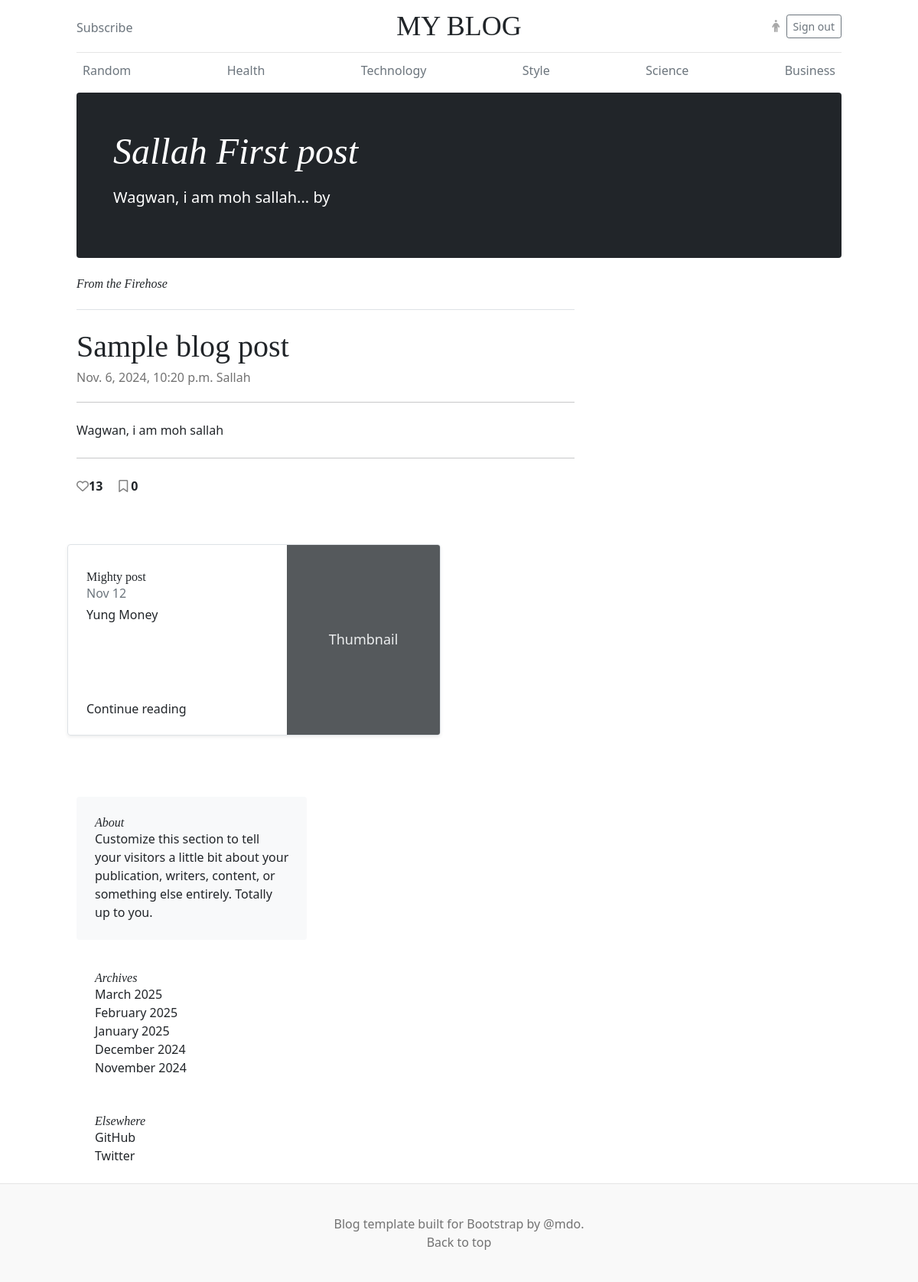
The app's page /blog/sallah-first-post/ (signed in), older data.
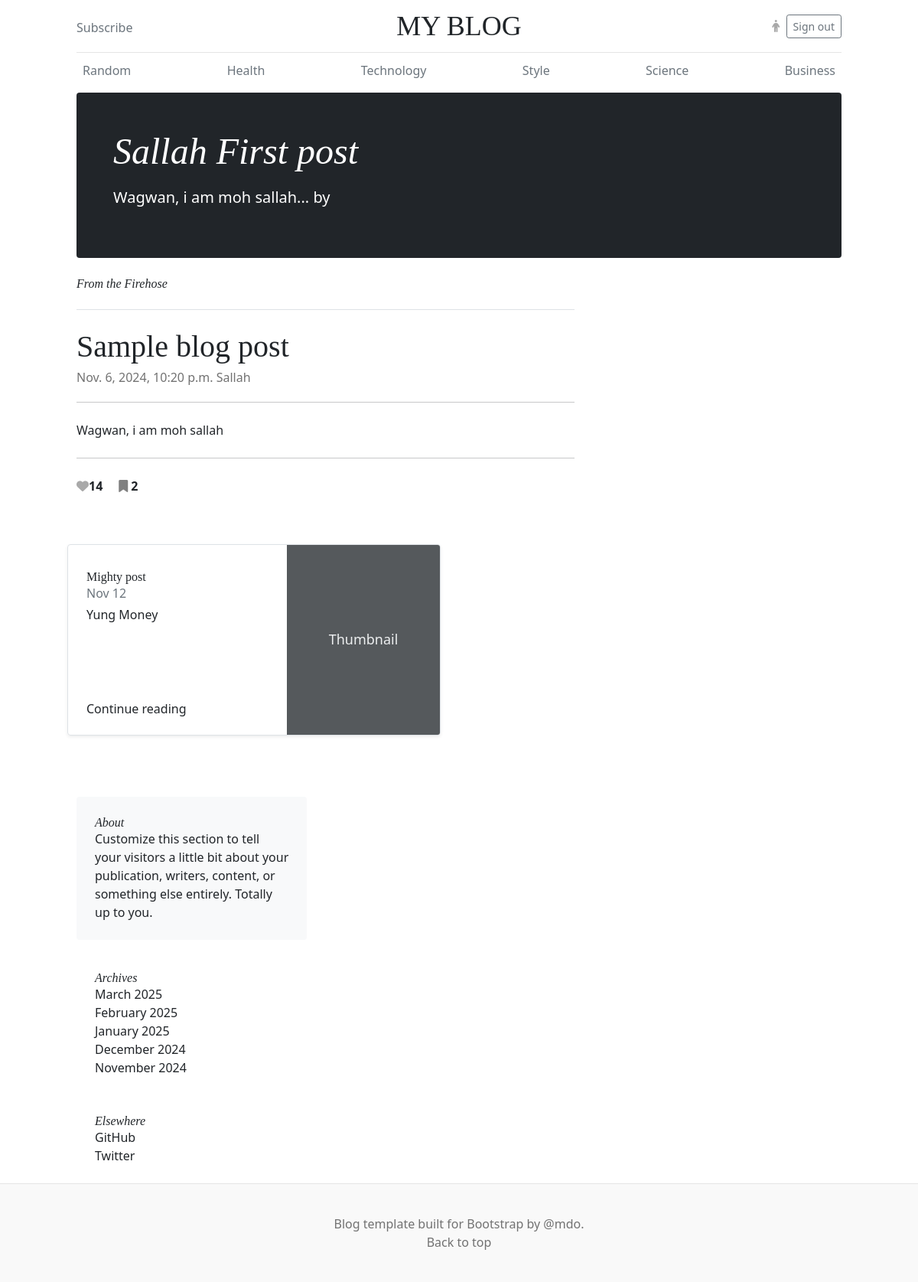
The same page, newer data.
### blog_app/models.py (models this page shows, shortened)
class Post(models.Model):
	id = models.UUIDField(primary_key=True, default=uuid.uuid4, editable=False)
	title = models.CharField(max_length=200)
	slug = models.SlugField(max_length=200, unique=True)
	author = models.ForeignKey(User, on_delete=models.CASCADE)
	content = models.TextField()
	created_at = models.DateTimeField(auto_now_add=True)
	updated_at = models.DateTimeField(auto_now=True)
	likes = models.IntegerField(default=0)
	bookmarks = models.IntegerField(default=0)
	categories = models.ForeignKey(Category, on_delete=models.CASCADE)
	is_published = models.BooleanField(default=True)
	def short_content(self):
		words = self.content.split()[:5]
		return ' '.join(words) + '...' if len(words) == 5 else ' '.join(words)

### blog_app/views.py (the view)
# urls.py: path('blog/<slug:slug>/', views.post_detail, name='post_detail'),
def post_detail(request, slug):
    post = get_object_or_404(Post, slug=slug)
    post_category = post.categories
    similar_post = Post.objects.filter(categories=post_category).all().exclude(id=post.id)
    user_profile = request.user.profile
    liked_post = user_profile.liked_post.all()
    saved_post = user_profile.bookmarked.all()
    context = {
    	'post': post,
    	'user_profile': user_profile,
    	"liked_post": liked_post,
    	"saved_post": saved_post,
    	'similar_post':similar_post,
    }
    return render(request, 'pages/post_detail.html', context)

### htmx_app/urls.py (called while the page is built)
    def to_url(self, value):
        return str(value)

### blog_app/templates/pages/post_detail.html (shortened to what this page needs)
{% extends 'base.html' %}
{% block title %}
MY BLOG
{% endblock %}
{% block top_blog %}
<h1 class="display-4 fst-italic">{{ post.title }}</h1>
      <p class="lead my-3">{{ post.short_content }} by</p>
{% endblock %}
{% block content %}
<div class="row g-5">
    <div class="col-md-8">
      <h3 class="pb-4 mb-4 fst-italic border-bottom">
        From the Firehose
      </h3>
      <article class="blog-post">
        <h2 class="blog-post-title">Sample blog post</h2>
        <p class="blog-post-meta">{{ post.created_at }}<a href="{% url 'profile' post.author.username %}"> {{ post.author.username }}</a></p>
        <hr></br>
        <p>{{ post.content }}</p></br>
        <hr></br>
        <div id="like_id">
        {% if post in liked_post  %}
        <i hx-post="{% url 'like_count2' post.id %}" hx-target="#like_id" hx-swap="innerhtml" class="fa-solid fa-heart" style="color:darkgrey;"></i><b>{{ post.likes }}</b>
        {% else %}
        <i hx-post="{% url 'like_count2' post.id %}" hx-target="#like_id" hx-swap="innerhtml" class="fa fa-heart-o" style="color:grey;"></i><b>{{ post.likes }}</b>
        {% endif %}
        {% if post in saved_post %}
        &nbsp; &nbsp; <i hx-post="{% url 'bookmark' post.id %}" hx-target="#like_id" hx-swap="innerhtml" class="fa fa-bookmark" style="color:grey;"></i>&nbsp;<b>{{ post.bookmarks }}</b>
        {% else %}
        &nbsp; &nbsp; <i hx-post="{% url 'bookmark' post.id %}" hx-target="#like_id" hx-swap="innerhtml" class="fa fa-bookmark-o" style="color:grey;"></i>&nbsp;<b>{{ post.bookmarks }}</b>
        {% endif %}
        </div>
      </article>
    </div>
<div class="row mb-2">
  {% for post in similar_post %}
    <div class="col-md-6">
      <div class="row g-0 border rounded overflow-hidden flex-md-row mb-4 shadow-sm h-md-250 position-relative">
        <div class="col p-4 d-flex flex-column position-static">
          <h3 class="mb-0">{{ post.title }}</h3>
          <div class="mb-1 text-muted">Nov 12</div>
          <p class="card-text mb-auto">{{ post.short_content }}</p>
          <a href="{% url 'post_detail' slug=post.slug %}" class="stretched-link">Continue reading</a>
        </div>
        <div class="col-auto d-none d-lg-block">
          <svg class="bd-placeholder-img" width="200" height="250" xmlns="http://www.w3.org/2000/svg" role="img" aria-label="Placeholder: Thumbnail" preserveAspectRatio="xMidYMid slice" focusable="false"><title>Placeholder</title><rect width="100%" height="100%" fill="#55595c"/><text x="50%" y="50%" fill="#eceeef" dy=".3em">Thumbnail</text></svg>
        </div>
      </div>
    </div>
    {% endfor %}
</div>
{% endblock %}

### blog_app/templates/base.html (shortened to what this page needs)
<!doctype html>
{% load static %}
{% load django_htmx %}
<html lang="en">
  <head>
    <link href="{% static 'css/bootstrap.min.css' %}" rel="stylesheet">
    <link href="{% static 'css/blog.css' %}" rel="stylesheet">
    <link href="https://cdn.jsdelivr.net/npm/flowbite@2.5.2/dist/flowbite.min.css" rel="stylesheet" />
  </head>
  <body>
<div class="container">
  <header class="blog-header py-3">
    <div class="row flex-nowrap justify-content-between align-items-center">
      <div class="col-4 pt-1">
        <a class="link-secondary" href="#">Subscribe</a>
      </div>
      <div class="col-4 text-center">
        <a class="blog-header-logo text-dark" href="#">{% block title %} {% endblock %}</a>
      </div>
      <div class="col-4 d-flex justify-content-end align-items-center">
        {% if user.is_authenticated %}
        <a class="link-secondary" href="#" aria-label="Search">
          <i class="fa fa-person" style="color:darkgrey;"></i>
        </a> &nbsp;&nbsp;
        <a class="btn btn-sm btn-outline-secondary" href="{% url 'logout' %}">Sign out</a>
        {% else %}
        <a class="btn btn-sm btn-outline-secondary" href="{% url 'signin' %}">Sign in</a>
        {% endif %}
      </div>
    </div>
  </header>
{% include 'navbar.html' %}
<main class="container">
  <div class="p-4 p-md-5 mb-4 text-white rounded bg-dark">
    <div class="col-md-6 px-0">
      {% block top_blog %}
      {% endblock %}
    </div>
  </div>
{% block content %}
{% endblock %}
{% include 'sidelinks.html' %}
<footer class="blog-footer">
  <p>Blog template built for <a href="https://getbootstrap.com/">Bootstrap</a> by <a href="https://twitter.com/mdo">@mdo</a>.</p>
  <p>
    <a href="#">Back to top</a>
  </p>
</footer>
  </body>
</html>

### blog_app/templates/navbar.html
<div class="nav-scroller py-1 mb-2">
    <nav class="nav d-flex justify-content-between">
      <a class="p-2 link-secondary" href="{% url 'random' %}">Random</a>
      <a class="p-2 link-secondary" href="{% url 'health' %}">Health</a>
      <a class="p-2 link-secondary" href="{% url 'technology' %}">Technology</a>
      <a class="p-2 link-secondary" href="#">Style</a>
      <a class="p-2 link-secondary" href="#">Science</a>
      <a class="p-2 link-secondary" href="{% url 'business' %}">Business</a>
    </nav>
  </div>
</div>

### blog_app/templates/sidelinks.html
<div class="col-md-4">
      <div class="position-sticky" style="top: 2rem;">
        <div class="p-4 mb-3 bg-light rounded">
          <h4 class="fst-italic">About</h4>
          <p class="mb-0">Customize this section to tell your visitors a little bit about your publication, writers, content, or something else entirely. Totally up to you.</p>
        </div>
        <div class="p-4">
          <h4 class="fst-italic">Archives</h4>
          <ol class="list-unstyled mb-0">
            <li><a href="#">March 2025</a></li>
            <li><a href="#">February 2025</a></li>
            <li><a href="#">January 2025</a></li>
            <li><a href="#">December 2024</a></li>
            <li><a href="#">November 2024</a></li>
          </ol>
        </div>
        <div class="p-4">
          <h4 class="fst-italic">Elsewhere</h4>
          <ol class="list-unstyled">
            <li><a href="#">GitHub</a></li>
            <li><a href="#">Twitter</a></li>
          </ol>
        </div>
      </div>
    </div>
  </div>
</main>

### static/css/blog.css (style rules this page uses)
.blog-header { line-height: 1; border-bottom: 1px solid #e5e5e5; }
.blog-header-logo { font-family: "Playfair Display", Georgia, "Times New Roman", serif; font-size: 2.25rem; }
h1, h2, h3, h4, h5, h6 { font-family: "Playfair Display", Georgia, "Times New Roman", serif; }
.display-4 { font-size: 2.5rem; }
@media (min-width: 768px) { .display-4 { font-size: 3rem; } }
.nav-scroller { position: relative; z-index: 2; height: 2.75rem; overflow-y: hidden; }
.nav-scroller .nav { display: flex; flex-wrap: nowrap; padding-bottom: 1rem; margin-top: -1px; overflow-x: auto; text-align: center; white-space: nowrap; -webkit-overflow-scrolling: touch; }
@media (min-width: 768px) { .h-md-250 { height: 250px; } }
.blog-post { margin-bottom: 4rem; }
.blog-post-title { margin-bottom: .25rem; font-size: 2.5rem; }
.blog-post-meta { margin-bottom: 1.25rem; color: #727272; }
.blog-footer { padding: 2.5rem 0; color: #727272; text-align: center; background-color: #f9f9f9; border-top: .05rem solid #e5e5e5; }
.blog-footer p:last-child { margin-bottom: 0; }

### blog_app/templates/base.html (style rules this page uses)
.bd-placeholder-img { font-size: 1.125rem; text-anchor: middle; -webkit-user-select: none; -moz-user-select: none; user-select: none; }

Row changes from the older to the newer data that the page shows:
changed Post "Sallah First post": likes "13" → "14"; bookmarks "0" → "2"
